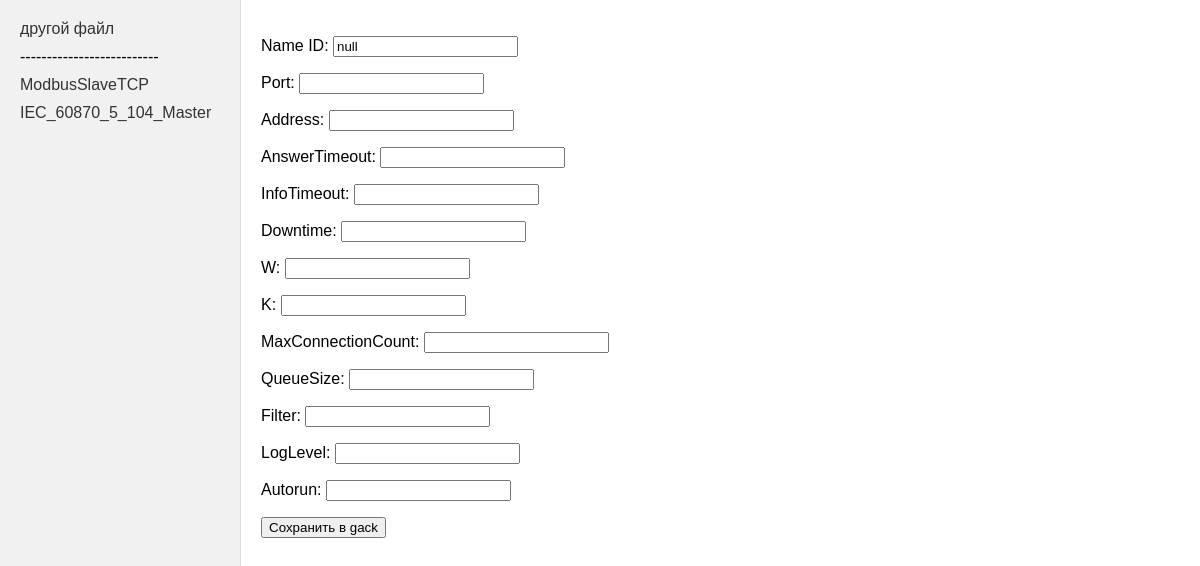
The page /main/controllerInfo/?item=IEC_60870_5_104_Slave on the database as committed earlier.
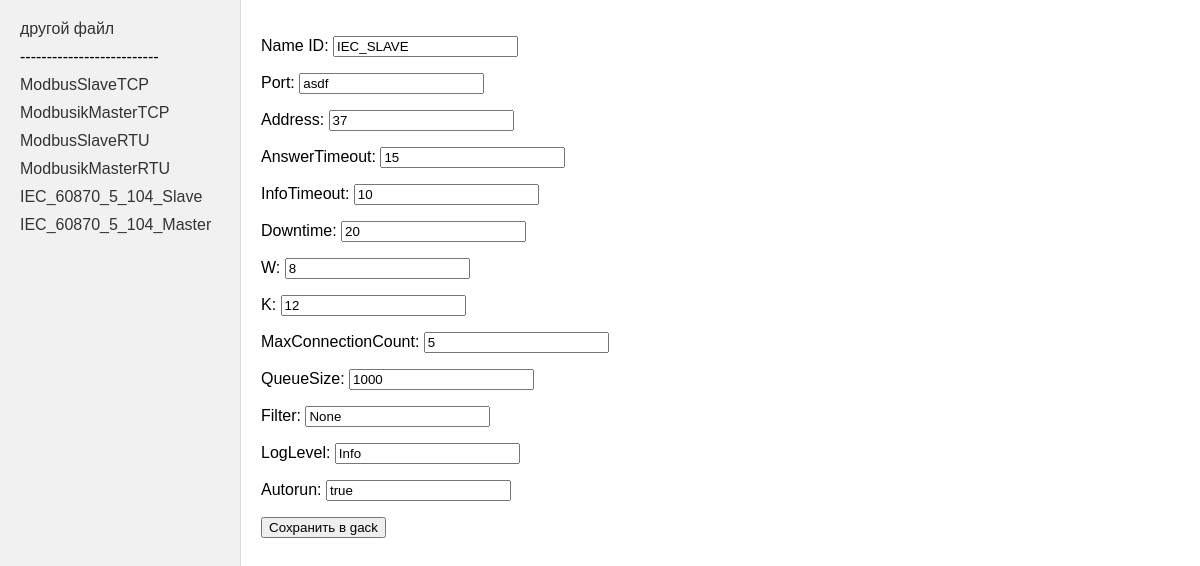
The same page on the database as committed later.
### main/models.py (models this page shows)
class ModbusSlaveTCP(models.Model):
    IP = models.CharField(max_length=15)
    Port = models.CharField(max_length=255)
    Clients_Count = models.IntegerField()
    Device_Address = models.IntegerField()
    Autorun = models.CharField(max_length=255)
    Name_ID = models.CharField(max_length=255, default='null', null=True)
    Sector = models.CharField(max_length=255, default='null', null=True, blank=True)
    Registers = models.CharField(max_length=255, default='null', null=True, blank=True)
    def __str__(self):
        return "ModbusSlaveTCP"

class IEC_60870_5_104_Master(models.Model):
    IP = models.CharField(max_length=15)
    Port = models.CharField(max_length=255)
    Reconnect = models.IntegerField()
    T1 = models.IntegerField()
    T2 = models.IntegerField()
    T3 = models.IntegerField()
    W = models.IntegerField()
    K = models.IntegerField()
    TimeSync = models.CharField(max_length=255)
    TimeSyncFormat = models.CharField(max_length=255)
    TimeShift = models.IntegerField()
    Filter = models.CharField(max_length=255)
    NumberOfReconnections = models.IntegerField()
    SplitIntoParts = models.CharField(max_length=255)
    LogLevel = models.CharField(max_length=255)
    Autorun = models.CharField(max_length=255)
    Name_ID = models.CharField(max_length=255, default='null', null=True)
    Sector = models.CharField(max_length=255, default='null', null=True, blank=True)
    Data = models.CharField(max_length=255, default='null', null=True, blank=True)
    Command = models.CharField(max_length=255, default='null', null=True, blank=True)
    Files = models.CharField(max_length=255, default='null', null=True, blank=True)
    Endpoints = models.CharField(max_length=255, default='null', null=True, blank=True)
    Interrogation_periods = models.CharField(max_length=255, default='null', null=True, blank=True)
    def __str__(self):
        return "IEC_60870_5_104_Master"

class ModbusikMasterTCP(models.Model):
    Ip = models.CharField(max_length=15)
    Port = models.CharField(max_length=255)
    Read_timeout = models.CharField(max_length=255)
    Pause = models.CharField(max_length=255)
    Station_Address = models.CharField(max_length=255)
    Reconnect = models.IntegerField()
    NumberOfReconnections = models.IntegerField()
    Allowed_errors = models.IntegerField()
    LogLevel = models.CharField(max_length=255)
    Autorun = models.CharField(max_length=255)
    Name_ID = models.CharField(max_length=255, default='null', null=True)
    Sector = models.CharField(max_length=255, default='null', null=True, blank=True)
    Read_registers = models.CharField(max_length=255, default='null', null=True, blank=True)
    Write_registers = models.CharField(max_length=255, default='null', null=True, blank=True)
    Endpoints = models.CharField(max_length=255, default='null', null=True, blank=True)
    def __str__(self):
        return "ModbusikMasterTCP"

class ModbusSlaveRTU(models.Model):
    Port = models.CharField(max_length=255)
    Address = models.IntegerField()
    Speed = models.CharField(max_length=255)
    Parity = models.CharField(max_length=15)
    Stop_bits = models.CharField(max_length=255)
    Data_bits = models.CharField(max_length=255)
    Number_of_reconnections = models.IntegerField()
    Write_messages_in_log = models.CharField(max_length=255)
    Autorun = models.CharField(max_length=255)
    Name_ID = models.CharField(max_length=255, default='null', null=True)
    Sector = models.CharField(max_length=255, default='null', null=True, blank=True)
    Count = models.CharField(max_length=255, blank=True)
    Registers = models.CharField(max_length=255, default='null', null=True, blank=True)
    Registers_type = models.CharField(max_length=255, default='null', null=True, blank=True)
    def __str__(self):
        return "ModbusSlaveRTU"

class ModbusikMasterRTU(models.Model):
    Port = models.CharField(max_length=255)
    Speed = models.CharField(max_length=255)
    Parity = models.CharField(max_length=15)
    Stop_bits = models.CharField(max_length=255)
    Data_bits = models.CharField(max_length=255)
    Number_of_retries = models.IntegerField()
    Read_timeout = models.IntegerField()
    Pause = models.IntegerField()
    Station_Address = models.IntegerField()
    Reconnect = models.IntegerField()
    Allowed_errors = models.IntegerField()
    LogLevel = models.CharField(max_length=255)
    Autorun = models.CharField(max_length=255)
    Name_ID = models.CharField(max_length=255, default='null', null=True)
    Sector = models.CharField(max_length=255, default='null', null=True, blank=True)
    Registers_Type = models.CharField(max_length=255, default='null', null=True, blank=True)
    Start = models.CharField(max_length=255, default='null', null=True, blank=True)
    Data_Type = models.CharField(max_length=255, default='null', null=True, blank=True)
    Count = models.CharField(max_length=255, default='null', null=True, blank=True)
    Bytes_Order = models.CharField(max_length=255, default='null', null=True, blank=True)
    Period = models.CharField(max_length=255, default='null', null=True, blank=True)
    Filter = models.CharField(max_length=255, default='null', null=True, blank=True)
    Name = models.CharField(max_length=255, default='null', null=True, blank=True)
    Composition = models.CharField(max_length=255, default='null', null=True, blank=True)
    Control = models.CharField(max_length=255, default='null', null=True, blank=True)
    Read_registers = models.CharField(max_length=255, default='null', null=True, blank=True)
    Write_registers = models.CharField(max_length=255, default='null', null=True, blank=True)
    def __str__(self):
        return "ModbusikMasterRTU"

class IEC_60870_5_104_Slave(models.Model):
    Port = models.CharField(max_length=255)
    AnswerTimeout = models.IntegerField()
    InfoTimeout = models.IntegerField()
    Downtime = models.IntegerField()
    W = models.IntegerField()
    K = models.IntegerField()
    MaxConnectionCount = models.IntegerField()
    QueueSize = models.IntegerField()
    Filter = models.CharField(max_length=255)
    LogLevel = models.CharField(max_length=255)
    Autorun = models.CharField(max_length=255)
    Name_ID = models.CharField(max_length=255, default='null', null=True)
    Sector = models.CharField(max_length=255, default='null', null=True, blank=True)
    Name = models.CharField(max_length=255, blank=True)
    ASDU = models.IntegerField(null=True, blank=True)
    Address = models.IntegerField(null=True, blank=True)
    Count = models.IntegerField(null=True, blank=True)
    Type = models.CharField(max_length=255, blank=True)
    Groups = models.CharField(max_length=255, blank=True)
    Cause_of_transmission = models.CharField(max_length=255, blank=True)
    IOA = models.IntegerField(null=True, blank=True)
    Range = models.IntegerField(null=True, blank=True)
    Type_send = models.CharField(max_length=255, blank=True)
    Description = models.CharField(max_length=255, default='null', null=True, blank=True)
    Data = models.CharField(max_length=255, default='null', null=True, blank=True)
    Command = models.CharField(max_length=255, default='null', null=True, blank=True)
    Files = models.CharField(max_length=255, default='null', null=True, blank=True)
    def __str__(self):
        return "IEC_60870_5_104_Slave"

### main/views.py (the view)
# urls.py: path('controllerInfo/', viewBlocks, name="blockview"),    # http://127.0.0.1:8000/main/controllerInfo   # path('controllerInfo/<str:nameModel>/', edit_my_model, name='edit_my_model'),
def viewBlocks(request):
    listInfo = request.session.get('mypath')
    IGNORE_LIST = ['Sector', 'Registers', 'Read_registers', 'Write_registers', 'Endpoints', 'Registers_type',
                   'Start', 'Data_Type', 'Count', 'Bytes_Order', 'Period', 'Name', 'Composition', 'Control',
                   'Description', 'Data', 'Command', 'Files', 'Read registers', 'Write registers',
                   'Registers type', 'Bytes Order', 'Data Type', 'Interrogation periods',
                   'Interrogation_periods', "IOA", "ASDU", "Type", "Groups", "Cause of transmission",
                   "Range", "Type send", "Registers Type"]  # - динамические элементы
    object_list = [ModbusSlaveTCP.objects.first(), ModbusikMasterTCP.objects.first(),
                   ModbusSlaveRTU.objects.first(), ModbusikMasterRTU.objects.first(),
                   IEC_60870_5_104_Slave.objects.first(), IEC_60870_5_104_Master.objects.first()]
    object_list = [x for x in object_list if x is not None]
    nameModel = request.GET.get('item')
    success_message = None
    model_form_mapping = {
        "IEC_60870_5_104_Master": (IEC_Master_Form, IEC_60870_5_104_Master),
        "IEC_60870_5_104_Slave": (IEC_Slave_Form, IEC_60870_5_104_Slave),
        "ModbusikMasterRTU": (ModbusikMasterRTU_Form, ModbusikMasterRTU),
        "ModbusSlaveRTU": (ModbusSlaveRTU_Form, ModbusSlaveRTU),
        "ModbusikMasterTCP": (ModbusikMasterTCP_Form, ModbusikMasterTCP),
        "ModbusSlaveTCP": (ModbusSlaveTCP_Form, ModbusSlaveTCP),
    }
    if nameModel in model_form_mapping:
        form_class, model_class = model_form_mapping[nameModel]
        current_model = model_class.objects.first()
        if request.method == "POST":
            form = form_class(request.POST, instance=current_model)
            try:
                form.save()
                write_GACSECTOR(listInfo)
                success_message = 'данные изменены!'
            except Exception as e:
                print(e)
                form.add_error(None, 'ошибка сохранения')
        else:
            form = form_class(instance=current_model)
    else:
        form = None
    context = {
        "object_list": object_list,
        "form": form,
        "nameModel": nameModel,
        'success_message': success_message,
        "Ignore": IGNORE_LIST
    }
    return render(request, "main/mainpage.html", context)

### main/forms.py
class IEC_Slave_Form(forms.ModelForm):
    class Meta:
        model = IEC_60870_5_104_Slave
        fields = ['Name_ID', 'Sector', 'Port', 'Name', 'ASDU', 'Address', 'Count', 'Type', 'Groups', 'Cause_of_transmission',
                  'IOA', 'Range', 'Type_send', 'AnswerTimeout', 'InfoTimeout', 'Downtime', 'W', 'K',
                  'MaxConnectionCount', 'QueueSize', 'Filter', 'LogLevel', 'Autorun', 'Description', 'Data', 'Command',
                  'Files']

### main/templates/main/mainpage.html (shortened to what this page needs)
{% load static %}
<!DOCTYPE html>
<html>
    <head>
        <link type="text/css" href="{% static 'css/style.css' %}" rel="stylesheet" />
    </head>
    <body>
    <div class="sidebar">
        <ul>
            <li><a href="/main">другой файл</a></li>
            <li>--------------------------</li>
            {% for item in object_list %}
                <li><a href="{% url 'blockview' %}?item={{ item }}">{{ item }}</a></li>
            {% endfor %}
        </ul>
    </div>
    <div class="content">
        <form action="{% url 'blockview' %}?item={{nameModel}}" method = "post">
            {% for object in form %}
                {% if object.label not in Ignore %}
                    <p><label class="form-label" > {{object.label}}: </label> {{ object }} </p>
                {% endif %}
                {% if forloop.last %}
                  <button type="submit">Сохранить в gack</button>
                {% endif %}
            {% endfor %}
        </form>
    </div>
    </body>
</html>

Rows that differ between the two databases and show on the page:
added ModbusikMasterTCP: item "ModbusikMasterTCP"
added ModbusSlaveRTU: item "ModbusSlaveRTU"
added ModbusikMasterRTU: item "ModbusikMasterRTU"
added IEC_60870_5_104_Slave: item "IEC_60870_5_104_Slave", form "IEC_SLAVE" "asdf" "37" "15" "10" "20" "8" "12" "5" "1000" "None" "Info" "true"
Other text that changed with them:
list line gone: "null"
